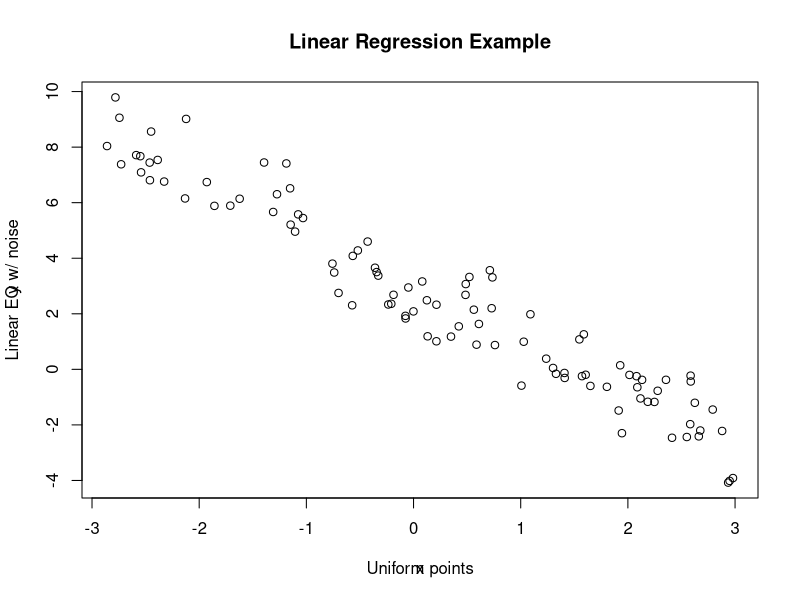
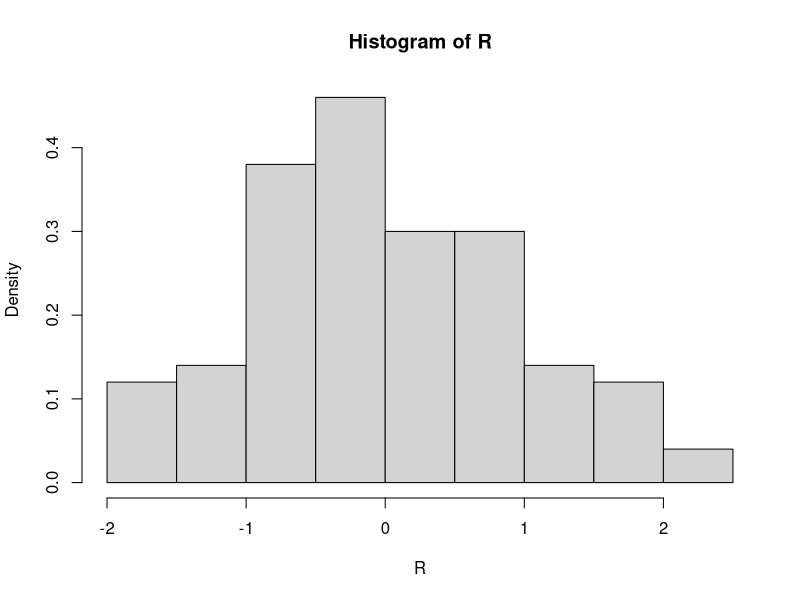
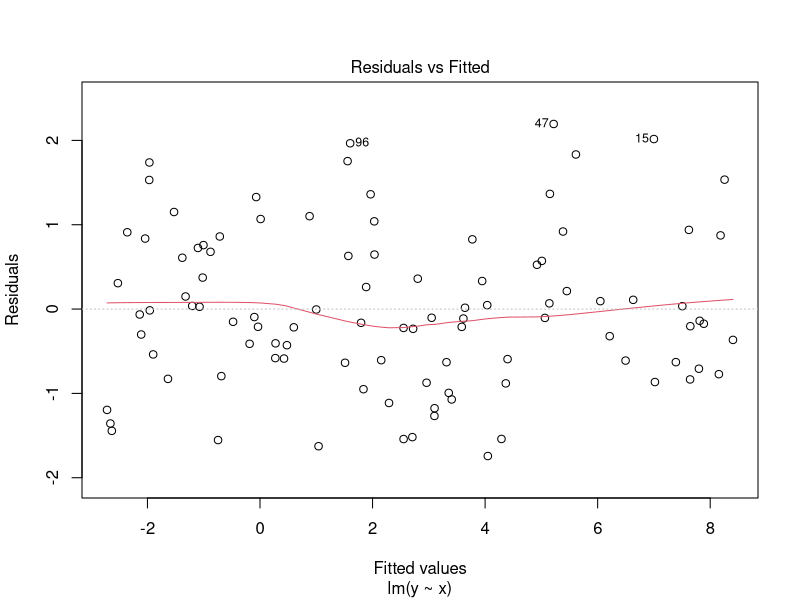
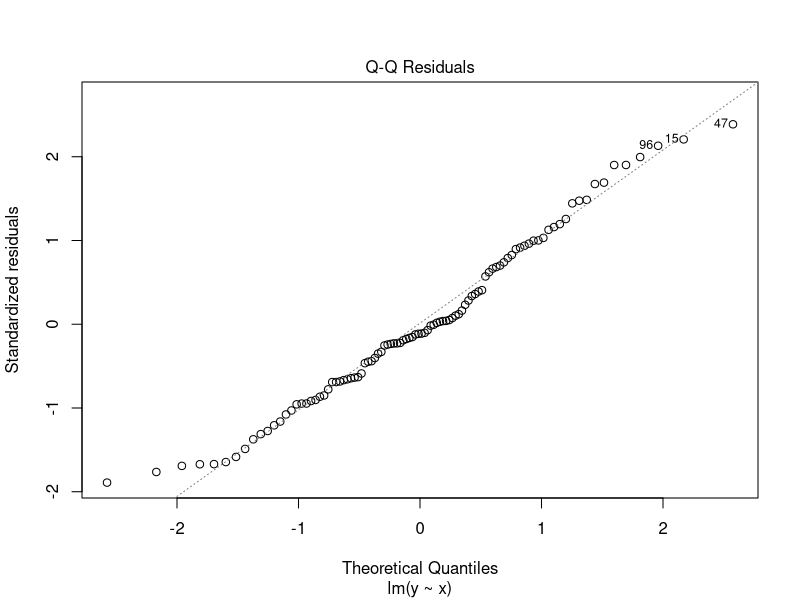
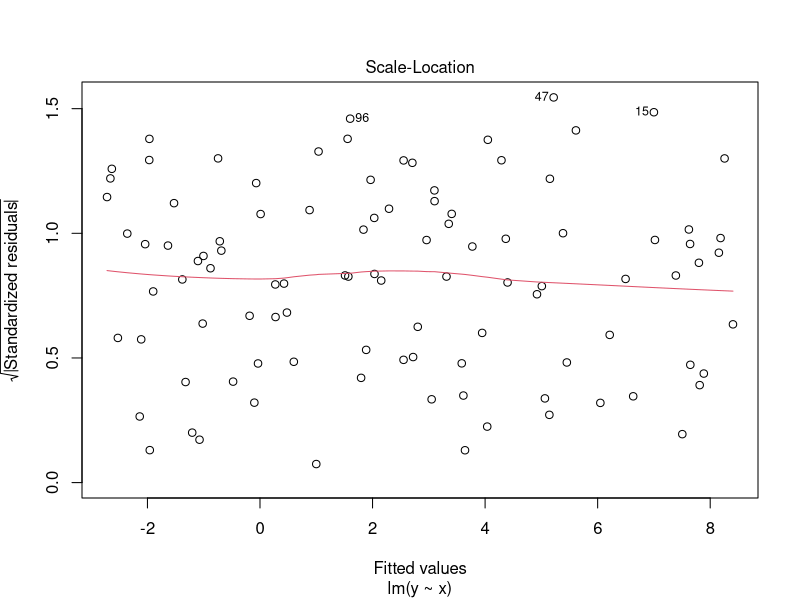
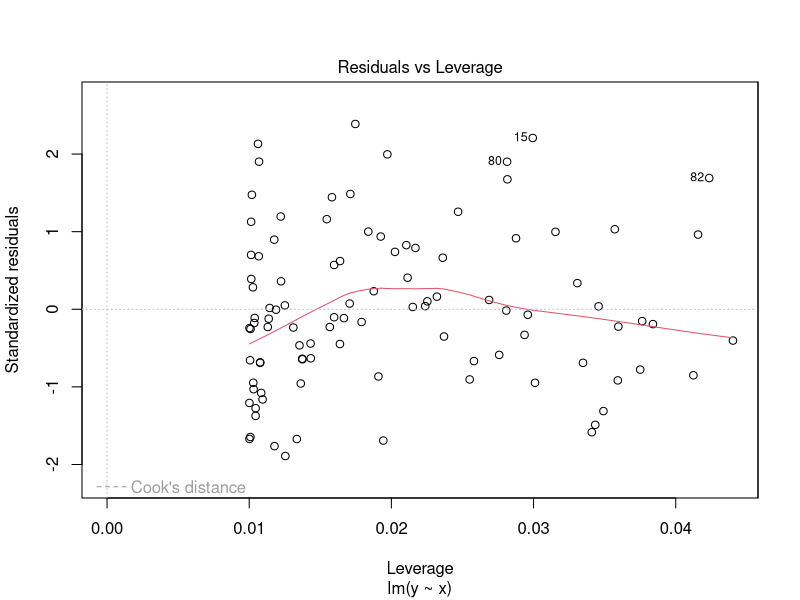

Reproduce these figures in R, in order.
# Defining the the base equations
x = runif(100,-3,3)
y = 3 - 2*x + rnorm(100)

# Plotting
plot(x,y)
title(main='Linear Regression Example',xlab = 'Uniform points',ylab = 'Linear EQ w/ noise')

# Linear regression
L = lm(y~x)

#Summary
summary(L)
names(L)
L$coefficients
L$rank
L$call
L$model

# Calculating (sigma_hat)^2
sigmahatn2 = sum(L$residuals^2)/98
sigmahatn2
# Manually calculating the residual standard error, equivalent to the square root of
# sigma_hat square
sqrt(sigmahatn2)

# Checking that the noise is Gaussian (through the residuals)
R = L$residuals
hist(R,freq = FALSE) # it has the basic shape of the Gaussian distribution
plot(L) # L is the linear model so plotting it gives us the following plots:
# 1. Residual vs fitted:
# even distribution of the error across the data set (symetry between the upper
# and the lower part)
# homoscedasticity can be appreciated (constant variance for the noise). If this
# condition is not satisfied, all the computation is useless
# 2. Normal Q-Q:
# Q-Q means quantiles quantiles plotting. This is assuming that we have a Gaussian
# distribution
# 3. Scale location
# 4. Residuals vs Leverage

# one of the graphs shows with a red line the expectation of the noise (zero) and the points around the line.
# If the number of points on each side of the red line is equal, then we can accept the solution (concept of 
# homoscedasticity). It is important to check that we have the same variance across the dataset
